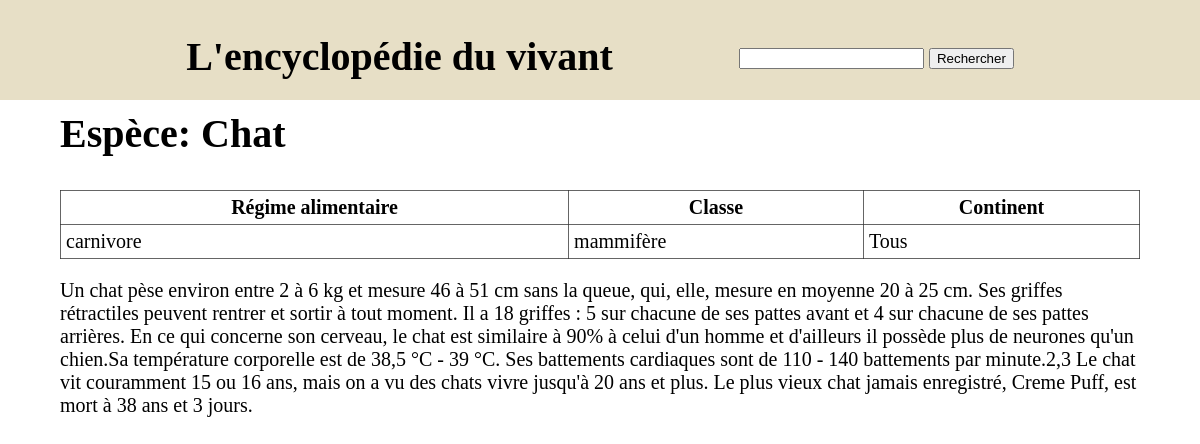
/element.php?id=2, run on the app's committed database.
### tables this page shows
CREATE TABLE `animaux` (
  `id` int(11) NOT NULL,
  `nom` varchar(255) NOT NULL,
  `regime` varchar(255) NOT NULL,
  `classe` varchar(255) NOT NULL,
  `continent` varchar(255) NOT NULL,
  `description` longtext NOT NULL
);

### element.php (the view, shortened to what this page needs)
<?php
$servername = "localhost";
$username = "root";
$password = "";
$dbname = "autocompletion";
try {
    $conn = new PDO("mysql:host=$servername;dbname=$dbname", $username, $password);
    $conn->setAttribute(PDO::ATTR_ERRMODE, PDO::ERRMODE_EXCEPTION);
} catch (PDOException $e) {
    echo "Connection failed: " . $e->getMessage();
}
$id = htmlspecialchars($_GET["id"]);
$sql = "SELECT * FROM animaux WHERE id = :id";
$select = $conn->prepare($sql);
$select->execute([
    ":id" => $id
]);
$result = $select->fetch(PDO::FETCH_ASSOC);
?>
<!DOCTYPE html>
<html lang="fr">
<head>
    <link rel="stylesheet" href="style.css">
</head>
<body>
    <header>
        <section class="centrage">
            <div id="flex">
                <div>
                    <h1><a href="index.php" id="titre">L'encyclopédie du vivant</a></h1>
                </div>
                <div>
                    <form action="recherche.php" method="get">
                        <input type="text" name="search" id="search" autocomplete="off">
                        <input type="submit" value="Rechercher">
                    </form>
                </div>
            </div>
        </section>
    </header>
    <main>
        <section class="centrage">
            <h1>Espèce: <?= $result["nom"] ?></h1>
            <div class="element">
                <table>
                    <thead>
                        <tr>
                            <th>Régime alimentaire</th>
                            <th>Classe</th>
                            <th>Continent</th>
                        </tr>
                    </thead>
                    <tbody>
                        <tr>
                            <td><?= $result["regime"] ?></td>
                            <td><?= $result["classe"] ?></td>
                            <td><?= $result["continent"] ?></td>
                        </tr>
                    </tbody>
                </table>
                <p><?= $result["description"] ?></p>
            </div>
        </section>
    </main>
</body>
</html>

### style.css (style rules this page uses)
body { margin: 0; padding: 0; font-size: 20px; }
header { position: fixed; top: 0; height: 100px; width: 100%; background-color: #e7dfc6; }
main { margin-top: 110px; }
.centrage { width: 90%; margin: auto; }
h1 { font-size: 2.5rem; }
#titre { text-decoration: none; cursor: pointer; color: black; }
#flex { display: flex; justify-content: space-evenly; align-items: center; }
.element table { width: 100%; border-collapse: collapse; }
.element table tr td, .element table tr th { border: 1px solid rgba(51, 51, 51, 0.753); padding: 5px; }

### data on the page
animaux: nom "Chat", regime "carnivore", classe "mammifère", continent "Tous", description "Un chat pèse environ entre 2 à 6 kg et mesure 46 à 51 cm sans la queue, qui, elle, mesure en moyenne 20 à 25 cm. Ses griffes rétractiles peuvent rentrer et sortir à tout moment. Il a 18 griffes : 5 sur chacune de ses pattes avant et 4 sur chacune de ses pattes arrières. En ce qui concerne son cerveau, le chat est similaire à 90% à celui d'un homme et d'ailleurs il possède plus de neurones qu'un chien.Sa température corporelle est de 38,5 °C - 39 °C. Ses battements cardiaques sont de 110 - 140 battements par minute.2,3 Le chat vit couramment 15 ou 16 ans, mais on a vu des chats vivre jusqu'à 20 ans et plus. Le plus vieux chat jamais enregistré, Creme Puff, est mort à 38 ans et 3 jours."
